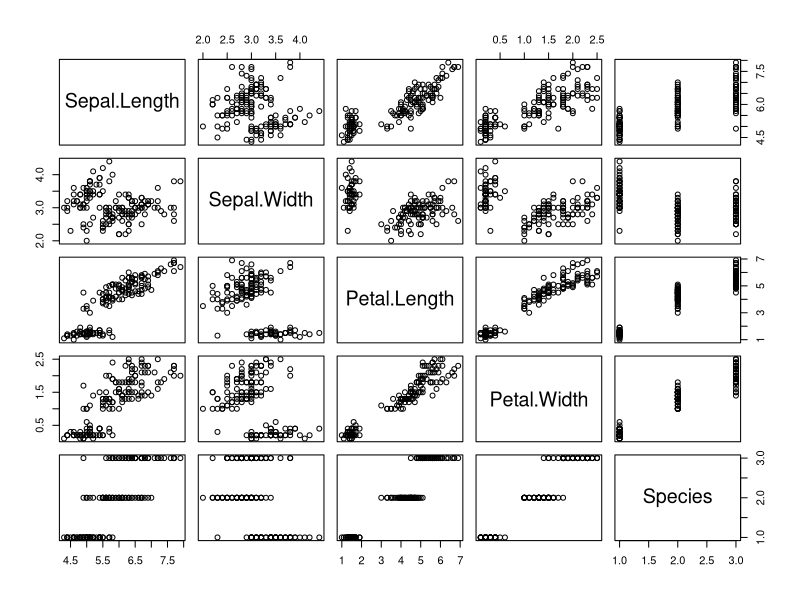
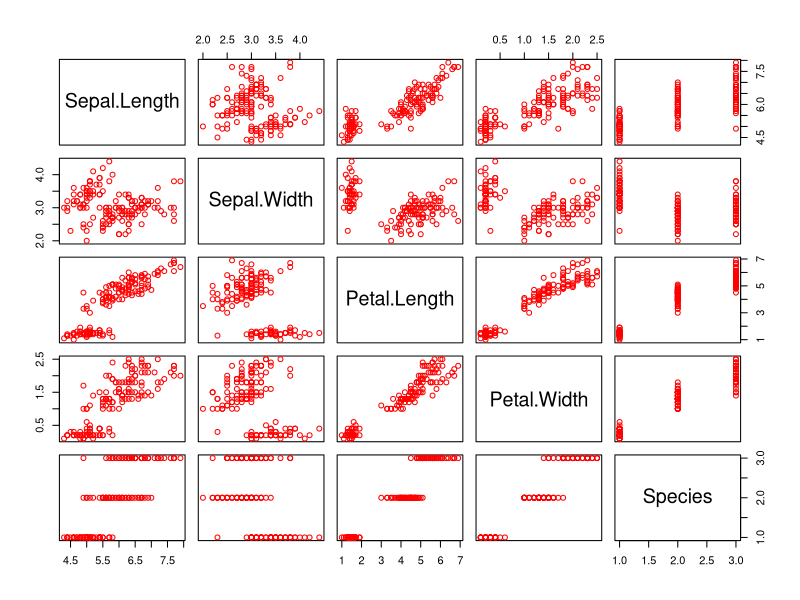
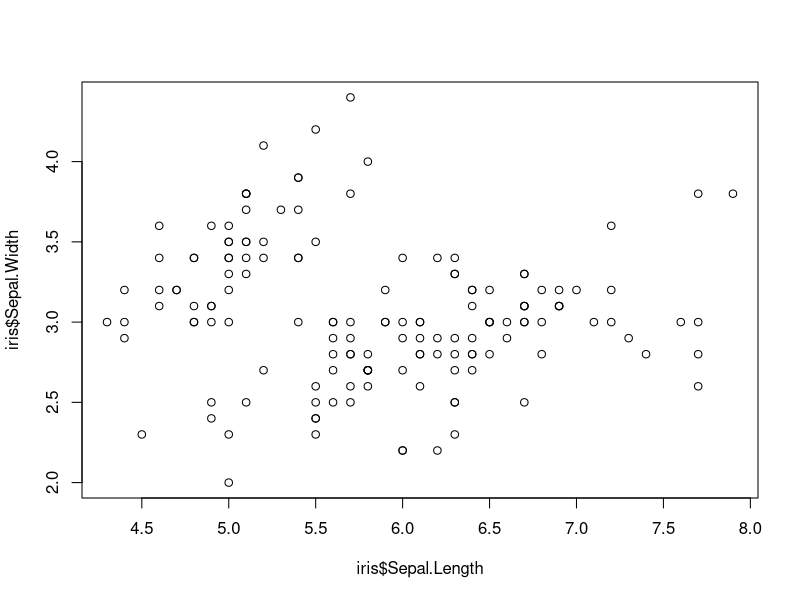
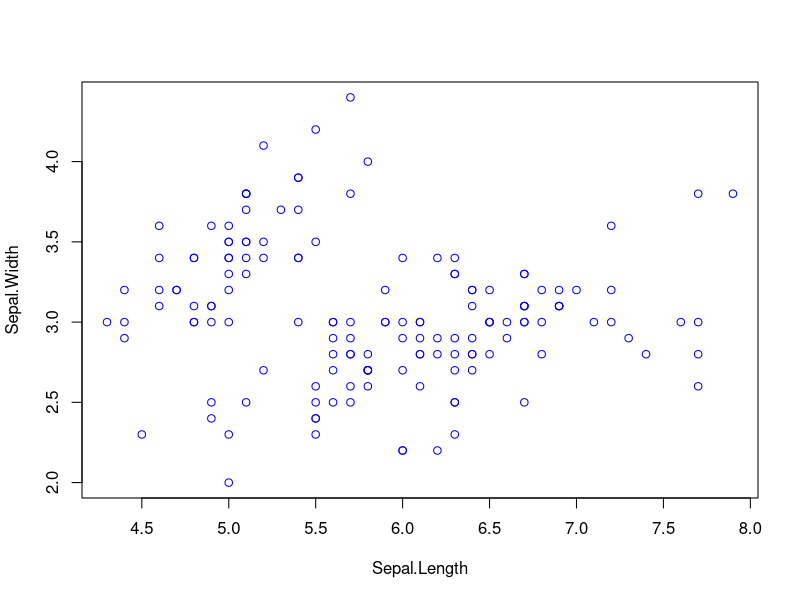
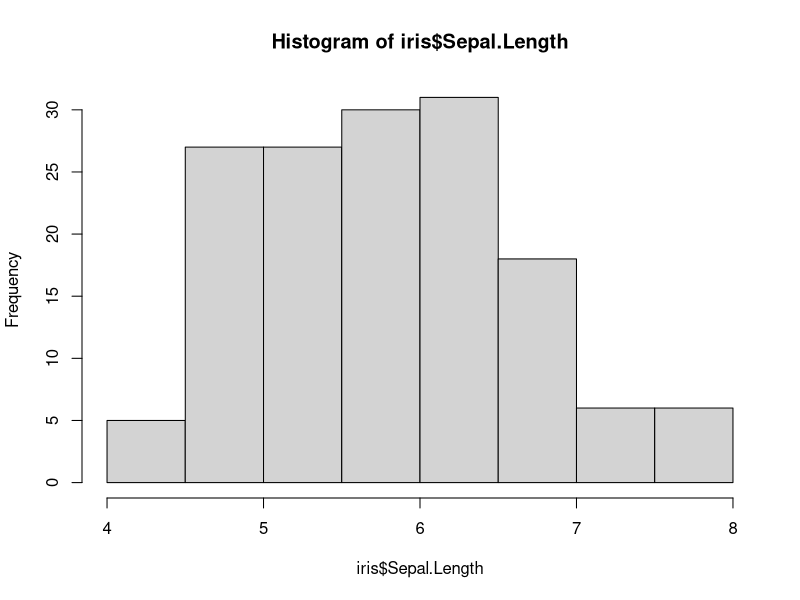
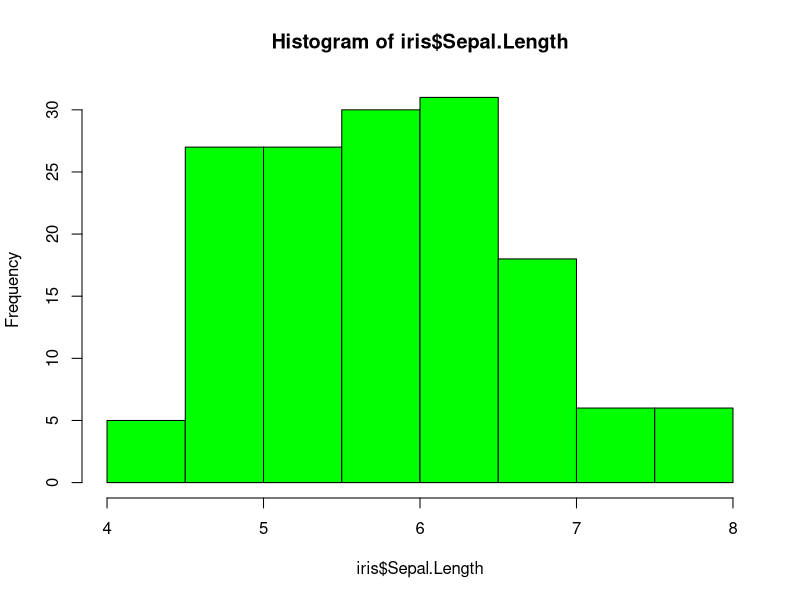

R code for these plots, in order: (Note: this script raises an error after producing the figures.)
plot(iris)
plot(iris,col="red")
plot(iris$Sepal.Length,iris$Sepal.Width)
plot(iris$Sepal.Length,iris$Sepal.Width, col="blue", xlab ="Sepal.Length",ylab = "Sepal.Width")
hist(iris$Sepal.Length)
hist(iris$Sepal.Length, col="green")
featurePlot(x = iris[,1:4], 
            y = iris$Species, 
            plot = "box",strip=strip.custom(par.strip.text=list(cex=.7)),
scales = list(x = list(relation="free"), 
              y = list(relation="free")))
